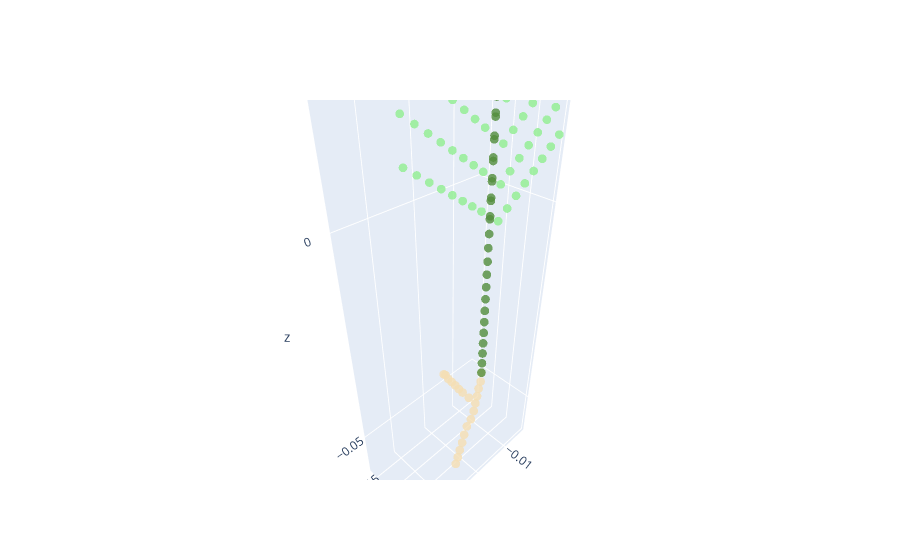

Here is the notebook cell this chart was saved with:
### Markdown cell above
### 5.2.2 Let's change the ln to see what will happen?
ln is the internode distance

### Code cell
name = 'testXML'
change_parameter('testXML', 'testXML', 'stem', '1', 'ln', 'value','0.3')
smallplant = CPlantBox(name, time, name) # make a plant object in python
fig = visual_plant(smallplant)    
fig.show()
